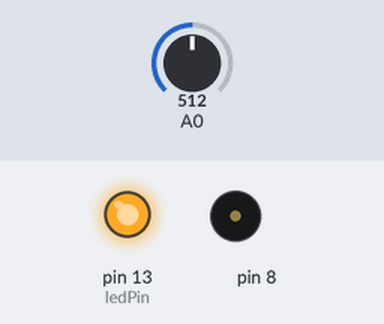
The sketch below on a simulated Arduino Uno, built with avr-gcc and run on an emulated ATmega328P. Shown: output pins drawn as LEDs (lit = HIGH), buzzer (waves = sounding). Inputs (shaded band) come from the test bench; at power-on: A0 = 512.

Above: at 0.1 s.
At 5.1 s:
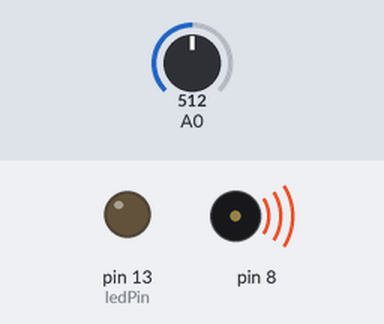
Timing chart, 0 to 6.6 s (numbered marks = the images above):
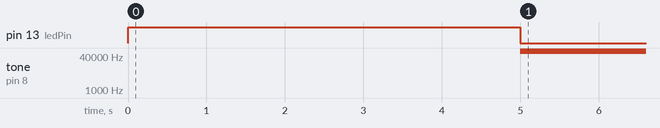

The sketch:

art_lightTheremin.ino
```cpp
int sensorValue;
int sensorLow = 1023;
int sensorHigh = 0;

//indicator that censor has finished calibrating - use onboard led connected to 13
const int ledPin = 13;


void setup() {
  //turn the led light on
  pinMode(ledPin, OUTPUT);
  digitalWrite(ledPin, HIGH);

  //for 5 seconds, check how high and low the values go (max/min)
  while(millis() < 5000){
      sensorValue = analogRead(A0);
      if(sensorValue > sensorHigh){
        sensorHigh = sensorValue;
      }else if(sensorValue < sensorLow){
        sensorLow = sensorValue;
      }
  }
  //calibration done, turn off the light
  digitalWrite(ledPin, LOW);
}

void loop() {
  //get the value
  sensorValue = analogRead(A0);
  //final values set the range of frequencies arduino will generate
  int pitch = map(sensorValue, sensorLow, sensorHigh, 0, 3000);
  //call with the pin number, the pitch, and how long to play the note
  tone(8, pitch, 20);
  delay(10);
}
```

Measured:
- by itself, tone on pin 8: silent → 65535 Hz at 5.0 s
